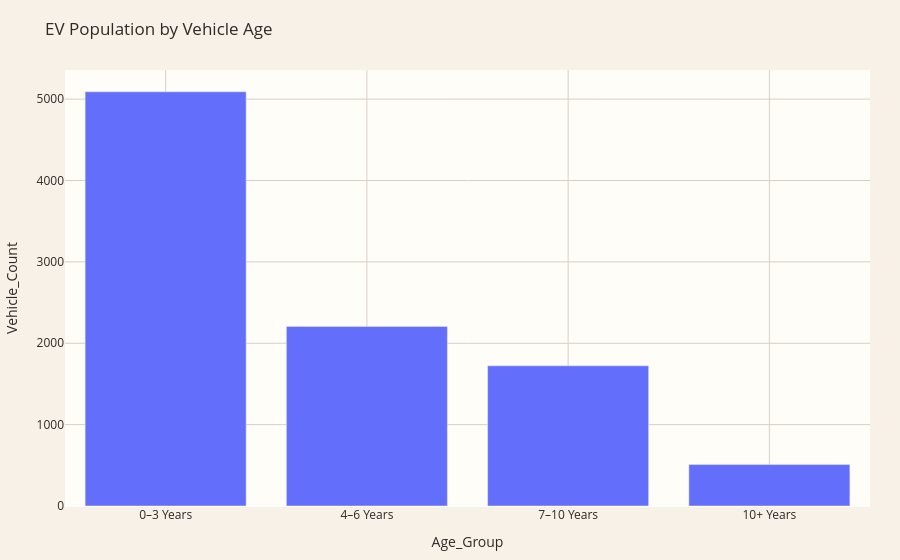

The cell this chart's notebook holds for it:
### Markdown cell above
## 36. Chart — Vehicle Age Segments

### Code cell
if PLOTLY_AVAILABLE:
    fig = px.bar(
        age_summary,
        x="Age_Group",
        y="Vehicle_Count",
        title="EV Population by Vehicle Age"
    )

    fig = apply_theme(fig)
    fig.show()

### Figure 1 — Plotly figure (JSON) as saved in the notebook; plotly's stock layout.template omitted (floating-point values rounded to 4 significant figures)
{"data": [{"hovertemplate": "Age_Group=%{x}<br>Vehicle_Count=%{y}<extra></extra>", "legendgroup": "", "marker": {"color": "#636efa", "pattern": {"shape": ""}}, "name": "", "orientation": "v", "showlegend": false, "textposition": "auto", "type": "bar", "x": ["0–3 Years", "4–6 Years", "7–10 Years", "10+ Years"], "xaxis": "x", "y": [5090, 2207, 1723, 509], "yaxis": "y"}], "layout": {"barmode": "relative", "font": {"color": "#2F2A25"}, "hovermode": "x unified", "legend": {"tracegroupgap": 0}, "margin": {"b": 50, "l": 50, "r": 30, "t": 70}, "paper_bgcolor": "#F7F1E8", "plot_bgcolor": "#FFFDF8", "title": {"text": "EV Population by Vehicle Age"}, "xaxis": {"anchor": "y", "domain": [0, 1], "gridcolor": "#D9D0C5", "showgrid": true, "title": {"text": "Age_Group"}}, "yaxis": {"anchor": "x", "domain": [0, 1], "gridcolor": "#D9D0C5", "showgrid": true, "title": {"text": "Vehicle_Count"}}}}
